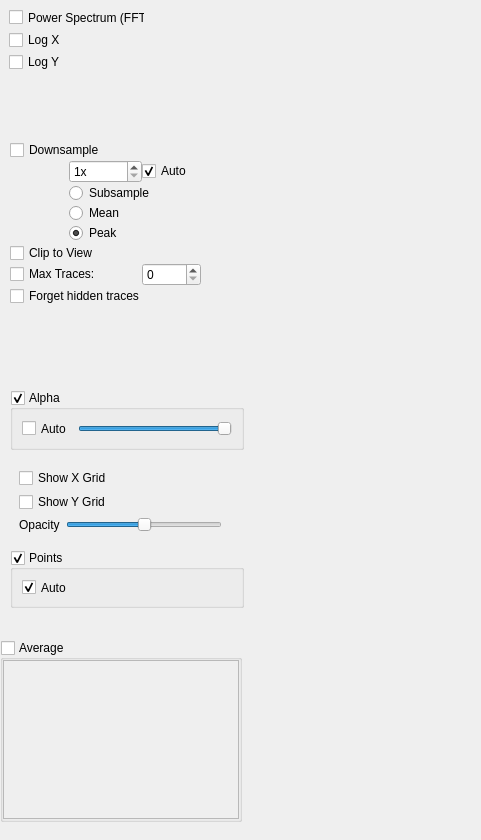
<?xml version="1.0" encoding="UTF-8"?>
<ui version="4.0">
 <class>Form</class>
 <widget class="QWidget" name="Form">
  <property name="geometry">
   <rect>
    <x>0</x>
    <y>0</y>
    <width>481</width>
    <height>840</height>
   </rect>
  </property>
  <property name="windowTitle">
   <string>Form</string>
  </property>
  <widget class="QGroupBox" name="averageGroup">
   <property name="geometry">
    <rect>
     <x>0</x>
     <y>640</y>
     <width>242</width>
     <height>182</height>
    </rect>
   </property>
   <property name="toolTip">
    <string>Display averages of the curves displayed in this plot. The parameter list allows you to choose parameters to average over (if any are available).</string>
   </property>
   <property name="title">
    <string>Average</string>
   </property>
   <property name="checkable">
    <bool>true</bool>
   </property>
   <property name="checked">
    <bool>false</bool>
   </property>
   <layout class="QGridLayout" name="gridLayout_5">
    <property name="margin">
     <number>0</number>
    </property>
    <property name="spacing">
     <number>0</number>
    </property>
    <item row="0" column="0">
     <widget class="QListWidget" name="avgParamList"/>
    </item>
   </layout>
  </widget>
  <widget class="QFrame" name="decimateGroup">
   <property name="geometry">
    <rect>
     <x>10</x>
     <y>140</y>
     <width>191</width>
     <height>171</height>
    </rect>
   </property>
   <layout class="QGridLayout" name="gridLayout_4">
    <property name="margin">
     <number>0</number>
    </property>
    <property name="spacing">
     <number>0</number>
    </property>
    <item row="7" column="0" colspan="3">
     <widget class="QCheckBox" name="clipToViewCheck">
      <property name="toolTip">
       <string>Plot only the portion of each curve that is visible. This assumes X values are uniformly spaced.</string>
      </property>
      <property name="text">
       <string>Clip to View</string>
      </property>
     </widget>
    </item>
    <item row="8" column="0" colspan="2">
     <widget class="QCheckBox" name="maxTracesCheck">
      <property name="toolTip">
       <string>If multiple curves are displayed in this plot, check this box to limit the number of traces that are displayed.</string>
      </property>
      <property name="text">
       <string>Max Traces:</string>
      </property>
     </widget>
    </item>
    <item row="0" column="0" colspan="3">
     <widget class="QCheckBox" name="downsampleCheck">
      <property name="text">
       <string>Downsample</string>
      </property>
     </widget>
    </item>
    <item row="6" column="1" colspan="2">
     <widget class="QRadioButton" name="peakRadio">
      <property name="toolTip">
       <string>Downsample by drawing a saw wave that follows the min and max of the original data. This method produces the best visual representation of the data but is slower.</string>
      </property>
      <property name="text">
       <string>Peak</string>
      </property>
      <property name="checked">
       <bool>true</bool>
      </property>
     </widget>
    </item>
    <item row="8" column="2">
     <widget class="QSpinBox" name="maxTracesSpin">
      <property name="toolTip">
       <string>If multiple curves are displayed in this plot, check &quot;Max Traces&quot; and set this value to limit the number of traces that are displayed.</string>
      </property>
     </widget>
    </item>
    <item row="9" column="0" colspan="3">
     <widget class="QCheckBox" name="forgetTracesCheck">
      <property name="toolTip">
       <string>If MaxTraces is checked, remove curves from memory after they are hidden (saves memory, but traces can not be un-hidden).</string>
      </property>
      <property name="text">
       <string>Forget hidden traces</string>
      </property>
     </widget>
    </item>
    <item row="3" column="1" colspan="2">
     <widget class="QRadioButton" name="meanRadio">
      <property name="toolTip">
       <string>Downsample by taking the mean of N samples.</string>
      </property>
      <property name="text">
       <string>Mean</string>
      </property>
     </widget>
    </item>
    <item row="2" column="1" colspan="2">
     <widget class="QRadioButton" name="subsampleRadio">
      <property name="toolTip">
       <string>Downsample by taking the first of N samples. This method is fastest and least accurate.</string>
      </property>
      <property name="text">
       <string>Subsample</string>
      </property>
     </widget>
    </item>
    <item row="1" column="2">
     <widget class="QCheckBox" name="autoDownsampleCheck">
      <property name="toolTip">
       <string>Automatically downsample data based on the visible range. This assumes X values are uniformly spaced.</string>
      </property>
      <property name="text">
       <string>Auto</string>
      </property>
      <property name="checked">
       <bool>true</bool>
      </property>
     </widget>
    </item>
    <item row="2" column="0">
     <spacer name="horizontalSpacer">
      <property name="orientation">
       <enum>Qt::Horizontal</enum>
      </property>
      <property name="sizeType">
       <enum>QSizePolicy::Maximum</enum>
      </property>
      <property name="sizeHint" stdset="0">
       <size>
        <width>30</width>
        <height>20</height>
       </size>
      </property>
     </spacer>
    </item>
    <item row="1" column="1">
     <widget class="QSpinBox" name="downsampleSpin">
      <property name="toolTip">
       <string>Downsample data before plotting. (plot every Nth sample)</string>
      </property>
      <property name="suffix">
       <string>x</string>
      </property>
      <property name="minimum">
       <number>1</number>
      </property>
      <property name="maximum">
       <number>100000</number>
      </property>
      <property name="value">
       <number>1</number>
      </property>
     </widget>
    </item>
   </layout>
  </widget>
  <widget class="QFrame" name="transformGroup">
   <property name="geometry">
    <rect>
     <x>0</x>
     <y>0</y>
     <width>154</width>
     <height>79</height>
    </rect>
   </property>
   <layout class="QGridLayout" name="gridLayout">
    <item row="0" column="0">
     <widget class="QCheckBox" name="fftCheck">
      <property name="text">
       <string>Power Spectrum (FFT)</string>
      </property>
     </widget>
    </item>
    <item row="1" column="0">
     <widget class="QCheckBox" name="logXCheck">
      <property name="text">
       <string>Log X</string>
      </property>
     </widget>
    </item>
    <item row="2" column="0">
     <widget class="QCheckBox" name="logYCheck">
      <property name="text">
       <string>Log Y</string>
      </property>
     </widget>
    </item>
   </layout>
  </widget>
  <widget class="QGroupBox" name="pointsGroup">
   <property name="geometry">
    <rect>
     <x>10</x>
     <y>550</y>
     <width>234</width>
     <height>58</height>
    </rect>
   </property>
   <property name="title">
    <string>Points</string>
   </property>
   <property name="checkable">
    <bool>true</bool>
   </property>
   <layout class="QVBoxLayout" name="verticalLayout_5">
    <item>
     <widget class="QCheckBox" name="autoPointsCheck">
      <property name="text">
       <string>Auto</string>
      </property>
      <property name="checked">
       <bool>true</bool>
      </property>
     </widget>
    </item>
   </layout>
  </widget>
  <widget class="QFrame" name="gridGroup">
   <property name="geometry">
    <rect>
     <x>10</x>
     <y>460</y>
     <width>221</width>
     <height>81</height>
    </rect>
   </property>
   <layout class="QGridLayout" name="gridLayout_2">
    <item row="0" column="0" colspan="2">
     <widget class="QCheckBox" name="xGridCheck">
      <property name="text">
       <string>Show X Grid</string>
      </property>
     </widget>
    </item>
    <item row="1" column="0" colspan="2">
     <widget class="QCheckBox" name="yGridCheck">
      <property name="text">
       <string>Show Y Grid</string>
      </property>
     </widget>
    </item>
    <item row="2" column="1">
     <widget class="QSlider" name="gridAlphaSlider">
      <property name="maximum">
       <number>255</number>
      </property>
      <property name="value">
       <number>128</number>
      </property>
      <property name="orientation">
       <enum>Qt::Horizontal</enum>
      </property>
     </widget>
    </item>
    <item row="2" column="0">
     <widget class="QLabel" name="label">
      <property name="text">
       <string>Opacity</string>
      </property>
     </widget>
    </item>
   </layout>
  </widget>
  <widget class="QGroupBox" name="alphaGroup">
   <property name="geometry">
    <rect>
     <x>10</x>
     <y>390</y>
     <width>234</width>
     <height>60</height>
    </rect>
   </property>
   <property name="title">
    <string>Alpha</string>
   </property>
   <property name="checkable">
    <bool>true</bool>
   </property>
   <layout class="QHBoxLayout" name="horizontalLayout">
    <item>
     <widget class="QCheckBox" name="autoAlphaCheck">
      <property name="text">
       <string>Auto</string>
      </property>
      <property name="checked">
       <bool>false</bool>
      </property>
     </widget>
    </item>
    <item>
     <widget class="QSlider" name="alphaSlider">
      <property name="maximum">
       <number>1000</number>
      </property>
      <property name="value">
       <number>1000</number>
      </property>
      <property name="orientation">
       <enum>Qt::Horizontal</enum>
      </property>
     </widget>
    </item>
   </layout>
  </widget>
 </widget>
 <resources/>
 <connections/>
</ui>
